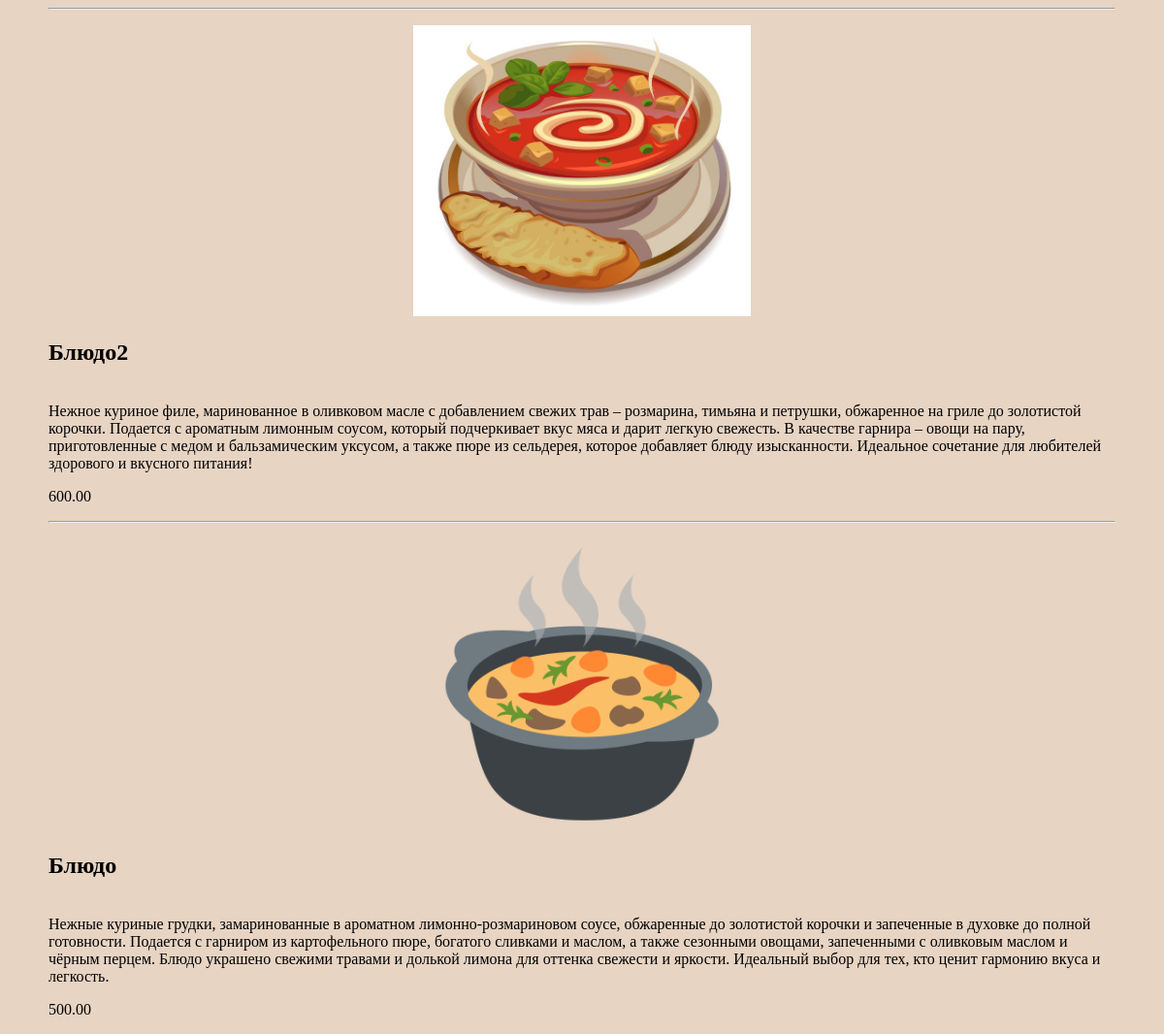
The page /menu/hotter/ on the database its author committed.
### app/models.py (models this page shows)
class MenuHotter(models.Model):
    title = models.CharField(max_length=100)
    description = models.TextField()
    cost = models.DecimalField(max_digits=10000, decimal_places=2)
    image = models.ImageField(blank=True, upload_to='images')

### app/views.py (the view)
# urls.py: path('menu/hotter/', menuHotter),
def menuHotter(request):
    hot = MenuHotter.objects.all().order_by('-title')
    paginator = Paginator(hot, 2)
    page_number = request.GET.get('page')
    hotter = paginator.get_page(page_number)
    return render(request, 'hotter.html', {'hotter': hotter})

### templates/hotter.html (shortened to what this page needs)
{% load static %}
<!DOCTYPE html>
<html lang="en">
<head>
    <link rel="stylesheet" href= '{% static "styles.css" %}'>
</head>
<body style="background-color: #e7d4c3; margin-left: 50px; margin-right: 50px">
    {% for i in hotter%}
    <div>
    <hr>
    {% if i.image %}
    <p style="text-align: center;"><img src="{{i.image.url}}" weight="300" height="300"  ></p>
    {% else %}
    <p></p>
    {% endif %}
    <h2>{{ i.title }}</h2>
    <br>
    {{ i.description }}
    <br>
    <p>{{ i.cost }}</p>
    </div>
    {% endfor %}
</body>
</html>

### app/static/styles.css (style rules this page uses)
body { margin: 0; background-color: #e7d4c3; }

### rows shown on the page
MenuHotter: image (picture), title "Блюдо2", description "Нежное куриное филе, маринованное в оливковом масле с добавлением свежих трав – розмарина, тимьяна и петрушки, обжаренное на гриле до золотистой корочки. Подается с ароматным лимонным соусом, который подчеркивает вкус мяса и дарит легкую свежесть. В качестве гарнира – овощи на пару, приготовленные с медом и бальзамическим уксусом, а также пюре из сельдерея, которое добавляет блюду изысканности. Идеальное сочетание для любителей здорового и вкусного питания!", cost "600.00"
MenuHotter: image (picture), title "Блюдо", description "Нежные куриные грудки, замаринованные в ароматном лимонно-розмариновом соусе, обжаренные до золотистой корочки и запеченные в духовке до полной готовности. Подается с гарниром из картофельного пюре, богатого сливками и маслом, а также сезонными овощами, запеченными с оливковым маслом и чёрным перцем. Блюдо украшено свежими травами и долькой лимона для оттенка свежести и яркости. Идеальный выбор для тех, кто ценит гармонию вкуса и легкость.", cost "500.00"
